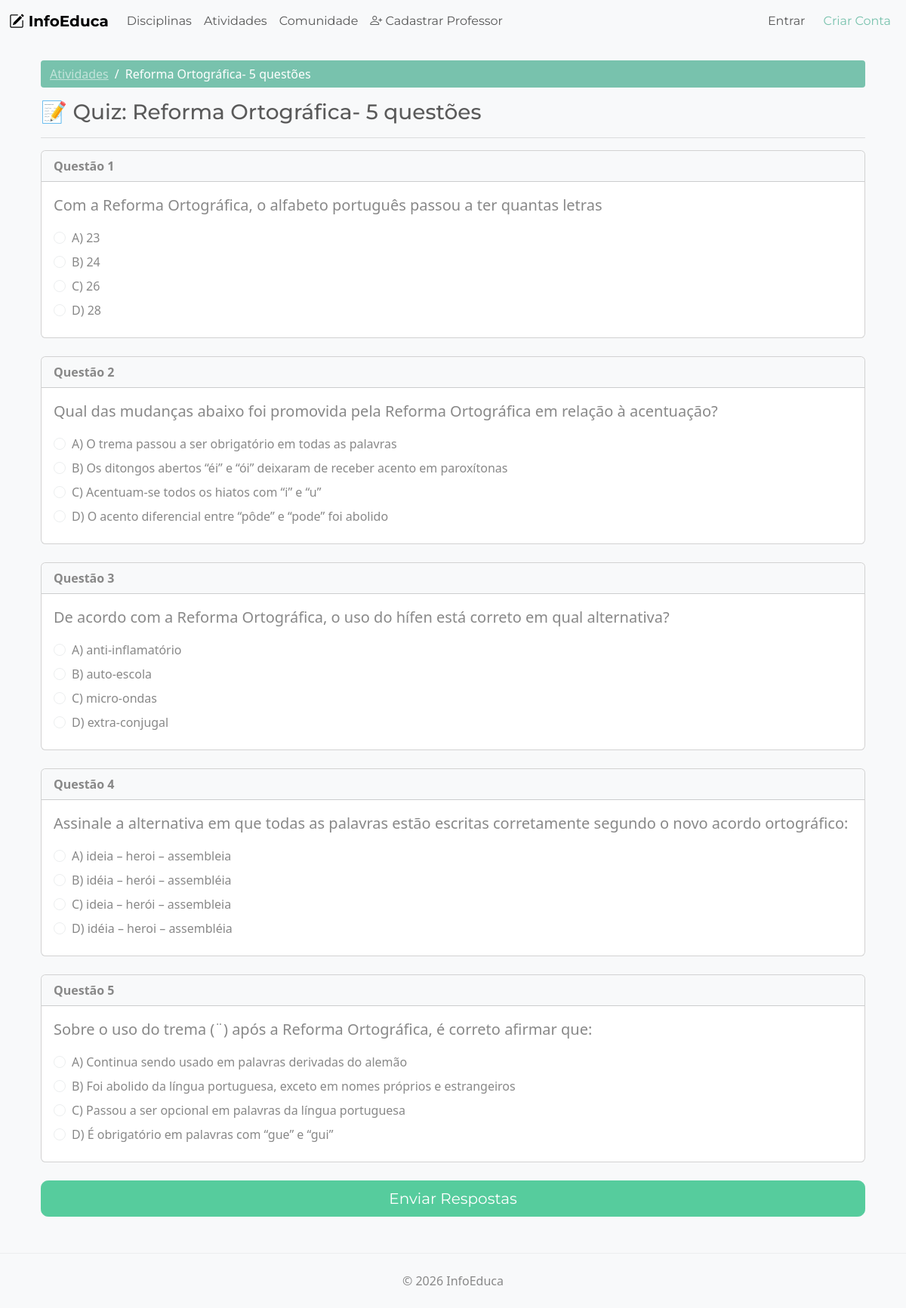
/atividades/3/, run on the app's committed database.
### apps/atividades/models.py (models this page shows, shortened)
class Atividade(models.Model):
    TIPO_CHOICES = [
        ('material', 'Material de Estudo (PDF/Link)'),
        ('quiz', 'Quiz Interativo'),
    ]
    disciplina = models.ForeignKey(Disciplina, on_delete=models.CASCADE, related_name='atividades')
    titulo = models.CharField(max_length=200, verbose_name="Título")
    tipo = models.CharField(max_length=20, choices=TIPO_CHOICES, default='material')
    descricao = models.TextField(blank=True, verbose_name="Instruções ou Resumo")
    arquivo = models.FileField(upload_to='materiais/', null=True, blank=True, verbose_name="Arquivo PDF/Material")
    link_video = models.URLField(null=True, blank=True, verbose_name="Link de Vídeo Aula (YouTube)")
    class Meta:
        verbose_name = "Atividade"
        verbose_name_plural = "Atividades"

class Pergunta(models.Model):
    atividade = models.ForeignKey(Atividade, on_delete=models.CASCADE, related_name='perguntas')
    enunciado = models.TextField()
    opcao_a = models.CharField(max_length=255)
    opcao_b = models.CharField(max_length=255)
    opcao_c = models.CharField(max_length=255)
    opcao_d = models.CharField(max_length=255)
    resposta_correta = models.CharField(max_length=1, choices=[('A', 'A'), ('B', 'B'), ('C', 'C'), ('D', 'D')])

### apps/atividades/views.py (the view, shortened to what this page needs)
# urls.py: path('<int:atividade_id>/', views.detalhe_atividade, name='detalhe_atividade'),
def detalhe_atividade(request, atividade_id):
    atividade = get_object_or_404(Atividade, id=atividade_id)
    context = {'atividade': atividade}
    if atividade.tipo == 'quiz':
        context['perguntas'] = atividade.perguntas.all()
        return render(request, 'atividades/quiz.html', context)
    return render(request, 'atividades/material.html', context)

### templates/atividades/quiz.html (shortened to what this page needs)
{% extends "base.html" %}
{% block content %}
<div class="container mt-4">
    <nav aria-label="breadcrumb">
        <ol class="breadcrumb">
            <li class="breadcrumb-item"><a href="{% url 'atividades:atividades_home' %}">Atividades</a></li>
            <li class="breadcrumb-item active">{{ atividade.titulo }}</li>
        </ol>
    </nav>
    <h3>📝 Quiz: {{ atividade.titulo }}</h3>
    <hr>
    <form method="POST">
        {% for pergunta in perguntas %}
        <div class="card mb-4">
            <div class="card-header bg-light">
                <strong>Questão {{ forloop.counter }}</strong>
            </div>
            <div class="card-body">
                <p class="lead">{{ pergunta.enunciado }}</p>
                <div class="form-check mb-2">
                    <input class="form-check-input" type="radio" name="pergunta_{{ pergunta.id }}" value="A" id="q{{ pergunta.id }}a" required>
                    <label class="form-check-label" for="q{{ pergunta.id }}a">A) {{ pergunta.opcao_a }}</label>
                </div>
                <div class="form-check mb-2">
                    <input class="form-check-input" type="radio" name="pergunta_{{ pergunta.id }}" value="B" id="q{{ pergunta.id }}b">
                    <label class="form-check-label" for="q{{ pergunta.id }}b">B) {{ pergunta.opcao_b }}</label>
                </div>
                <div class="form-check mb-2">
                    <input class="form-check-input" type="radio" name="pergunta_{{ pergunta.id }}" value="C" id="q{{ pergunta.id }}c">
                    <label class="form-check-label" for="q{{ pergunta.id }}c">C) {{ pergunta.opcao_c }}</label>
                </div>
                <div class="form-check mb-2">
                    <input class="form-check-input" type="radio" name="pergunta_{{ pergunta.id }}" value="D" id="q{{ pergunta.id }}d">
                    <label class="form-check-label" for="q{{ pergunta.id }}d">D) {{ pergunta.opcao_d }}</label>
                </div>
            </div>
        </div>
        {% endfor %}
        <div class="d-grid gap-2 mb-5">
            <button type="submit" class="btn btn-success btn-lg">Enviar Respostas</button>
        </div>
    </form>
</div>
{% endblock %}

### static/css/style.css (style rules this page uses)
body { background-color: #f8f9fa; }

### data on the page
Atividade: titulo "Reforma Ortográfica- 5 questões"
Pergunta: enunciado "Com a Reforma Ortográfica, o alfabeto português passou a ter quantas letras", opcao_a "23", opcao_b "24", opcao_c "26", opcao_d "28"
Pergunta: enunciado "Qual das mudanças abaixo foi promovida pela Reforma Ortográfica em relação à acentuação?", opcao_a "O trema passou a ser obrigatório em todas as palavras", opcao_b "Os ditongos abertos “éi” e “ói” deixaram de receber acento em paroxítonas", opcao_c "Acentuam-se todos os hiatos com “i” e “u”", opcao_d "O acento diferencial entre “pôde” e “pode” foi abolido"
Pergunta: enunciado "De acordo com a Reforma Ortográfica, o uso do hífen está correto em qual alternativa?", opcao_a "anti-inflamatório", opcao_b "auto-escola", opcao_c "micro-ondas", opcao_d "extra-conjugal"
Pergunta: enunciado "Assinale a alternativa em que todas as palavras estão escritas corretamente segundo o novo acordo ortográfico:", opcao_a "ideia – heroi – assembleia", opcao_b "idéia – herói – assembléia", opcao_c "ideia – herói – assembleia", opcao_d "idéia – heroi – assembléia"
Pergunta: enunciado "Sobre o uso do trema (¨) após a Reforma Ortográfica, é correto afirmar que:", opcao_a "Continua sendo usado em palavras derivadas do alemão", opcao_b "Foi abolido da língua portuguesa, exceto em nomes próprios e estrangeiros", opcao_c "Passou a ser opcional em palavras da língua portuguesa", opcao_d "É obrigatório em palavras com “gue” e “gui”"
